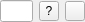
<?xml version="1.0" encoding="UTF-8"?>
<ui version="4.0">
 <class>Form</class>
 <widget class="QWidget" name="Form">
  <property name="geometry">
   <rect>
    <x>0</x>
    <y>0</y>
    <width>85</width>
    <height>20</height>
   </rect>
  </property>
  <property name="windowTitle">
   <string>Form</string>
  </property>
  <layout class="QHBoxLayout" name="horizontalLayout_2" stretch="1,0,0">
   <property name="leftMargin">
    <number>0</number>
   </property>
   <property name="topMargin">
    <number>0</number>
   </property>
   <property name="rightMargin">
    <number>0</number>
   </property>
   <property name="bottomMargin">
    <number>0</number>
   </property>
   <item>
    <widget class="FreeFloatBox" name="editValue"/>
   </item>
   <item>
    <widget class="QToolButton" name="btnInfo">
     <property name="maximumSize">
      <size>
       <width>20</width>
       <height>20</height>
      </size>
     </property>
     <property name="toolTip">
      <string>What's this?</string>
     </property>
     <property name="text">
      <string>?</string>
     </property>
    </widget>
   </item>
   <item>
    <widget class="QToolButton" name="btnSetRange">
     <property name="maximumSize">
      <size>
       <width>20</width>
       <height>20</height>
      </size>
     </property>
     <property name="toolTip">
      <string>Set/unset range</string>
     </property>
     <property name="text">
      <string/>
     </property>
     <property name="icon">
      <iconset>
       <normaloff>:/range.svg</normaloff>:/range.svg</iconset>
     </property>
    </widget>
   </item>
  </layout>
 </widget>
 <customwidgets>
  <customwidget>
   <class>FreeFloatBox</class>
   <extends>QLineEdit</extends>
   <header>frcpredict.ui</header>
  </customwidget>
 </customwidgets>
 <resources/>
 <connections/>
</ui>
